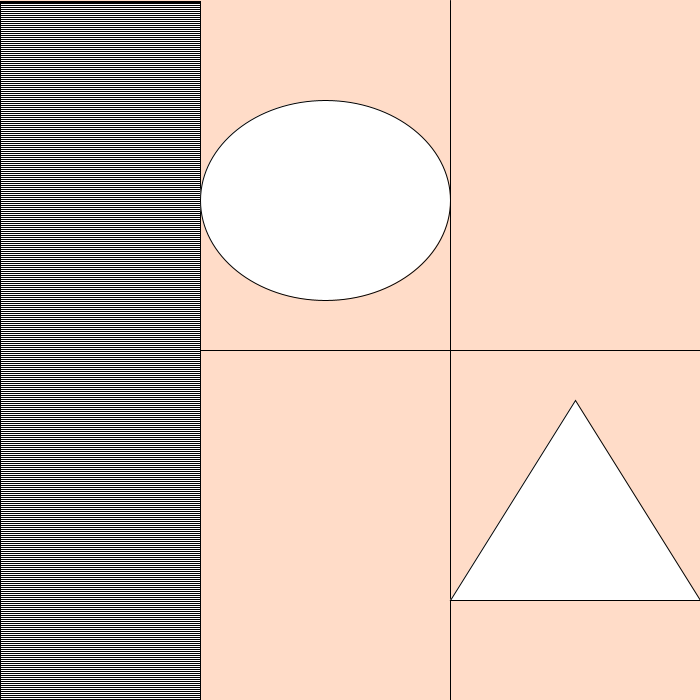
Frame 1 (no input)
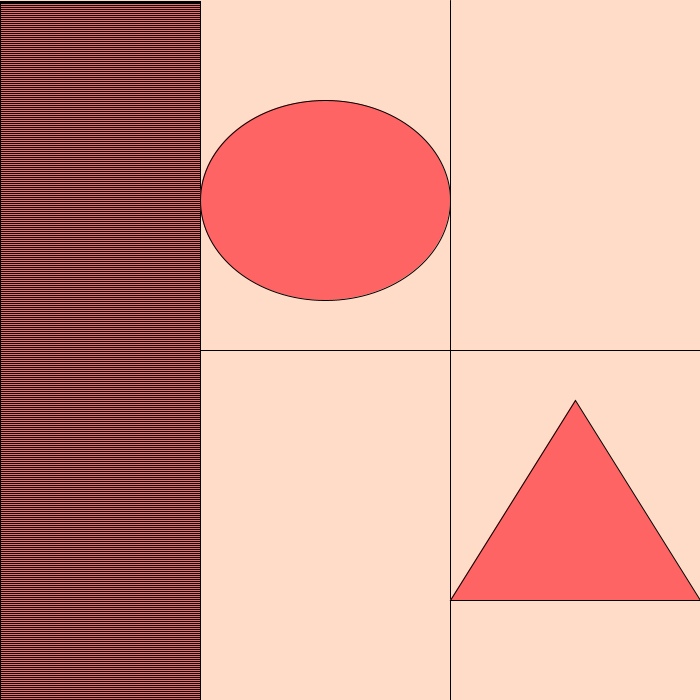
Frame 60 (the mouse pressed at the canvas centre just before this capture)
Frame 120 (the mouse held since frame 60 and released just before this capture): identical to frame 60, image omitted

The Processing sketch that drew these frames (run headless with seeded random() and noise(); from frame 60 on, the mouse is pressed at the canvas centre):

// Processing sketch: SS3_Red_Green
// ── SS3_Red_Green.pde
//Red&Green by Kevin Romo, 
//the color of the shapes change between green and red when the mouse goes acrross it

void setup(){
  size(700,700);
}

void draw(){
  background(255,220,200);
  for(int i=1; i<=700; i+=2){
  rect(0, i, 200,i);
  }
  line (450,0,450,700);
  line(200,350,700,350);
  ellipse(325, 200, 250, 200);
  triangle(700, 600, 450, 600, 575, 400);
  if (mouseX < 450 && mouseY < 700){
    fill(255,100,100);
  } else if ( mouseX < 600 && mouseY < 700){
    fill(100, 210, 12);
  }
  
  // int a =25;
  //fill(25, 100,200);
  //while(a<height){
  //rect(width/2, a, 50,50);
  //a+=100; //x=x+100;
  //}
}
